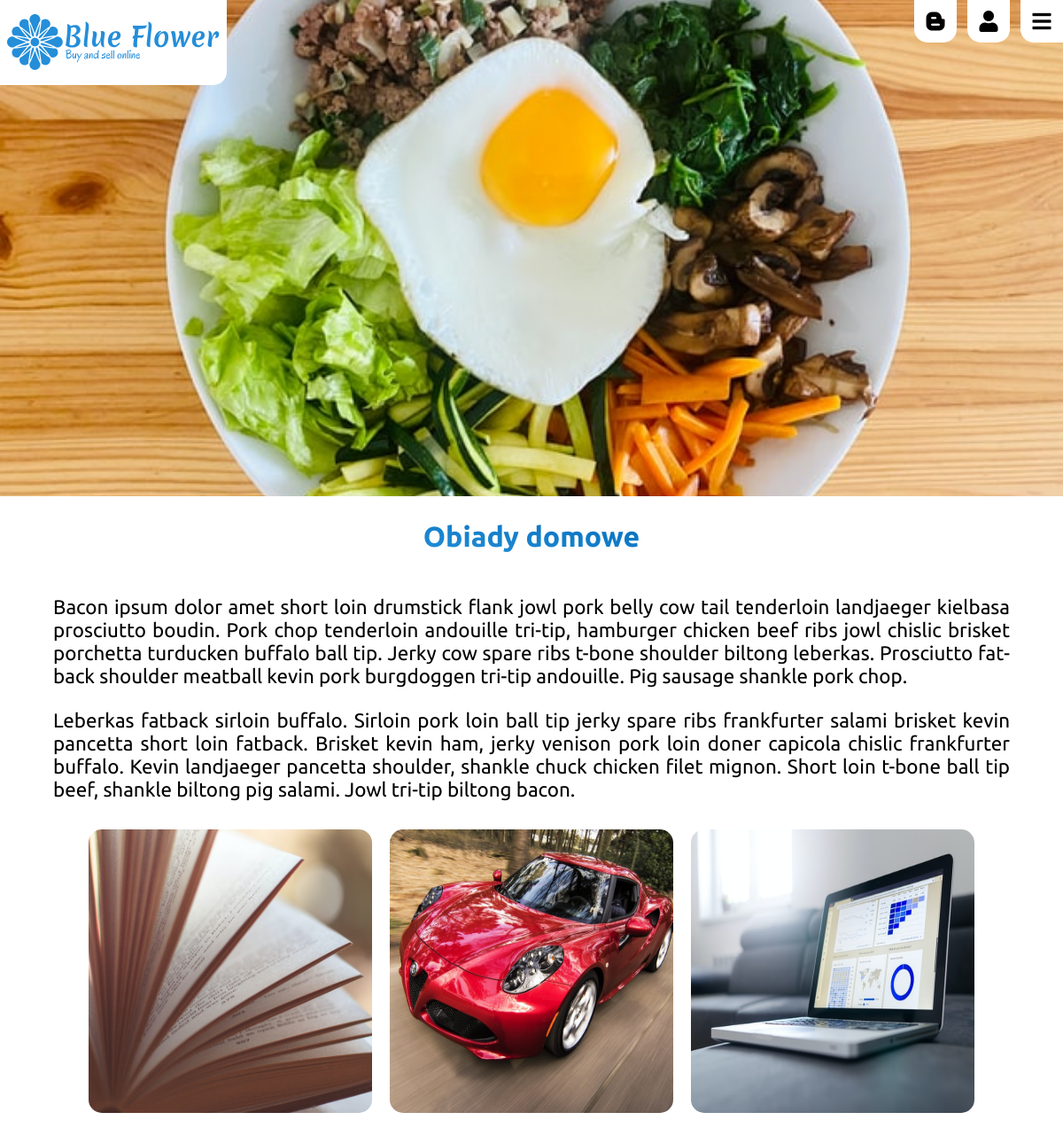
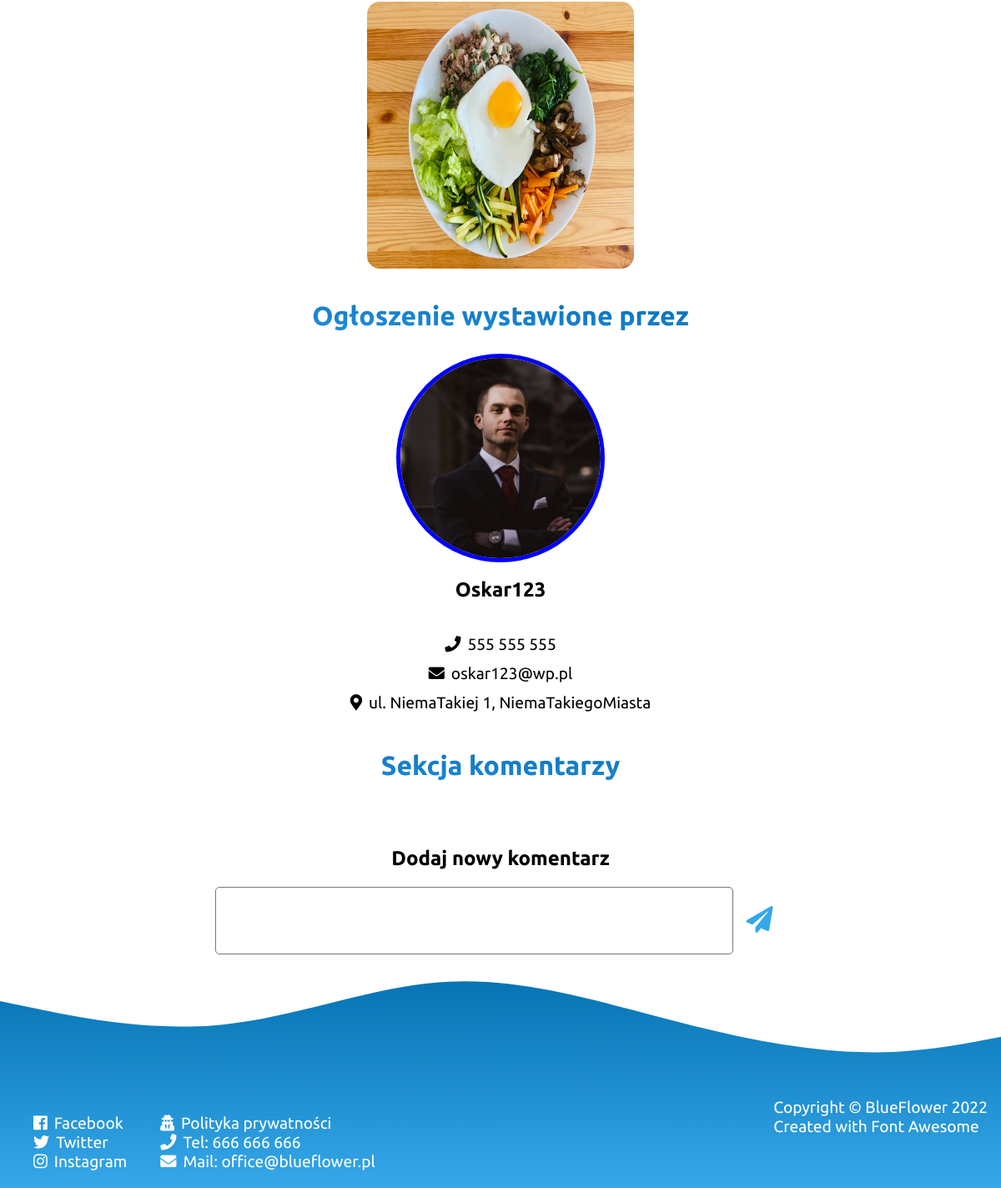
Page /item.php?id=11 on the committed database (2 pictures, top to bottom).
### tables this page shows
CREATE TABLE `announcements` (
  `ann_id` int(64) NOT NULL,
  `ann_img_general` varchar(255) NOT NULL,
  `ann_title` text NOT NULL,
  `ann_desc` text NOT NULL,
  `ann_footer` text NOT NULL,
  `ann_type` varchar(255) NOT NULL,
  `ann_user` varchar(255) NOT NULL,
  `ann_images` text NOT NULL,
  `ann_dir` varchar(255) NOT NULL,
  `ann_payment` varchar(255) NOT NULL,
  `ann_active` varchar(255) NOT NULL,
  `ann_comments` text NOT NULL
);

CREATE TABLE `users` (
  `user_id` int(11) NOT NULL,
  `user_email` varchar(255) NOT NULL,
  `user_photo` varchar(255) NOT NULL,
  `user_desc` text NOT NULL,
  `user_contact` text NOT NULL,
  `user_password` varchar(255) NOT NULL,
  `user_uniq` varchar(255) NOT NULL,
  `user_name` varchar(255) NOT NULL,
  `user_payments` text NOT NULL,
  `user_comments` text NOT NULL
);

### models/dbconfig.php (called while the page is built, shortened)
<?php
class Database
{
    private $serverName = DB_HOST;
    private $user = DB_USER;
    private $pass = DB_PASSWORD;
    private $dbname = DB_NAME;
    private $stmt;
    private $handler;
    public function __construct()
    {
        $conn = 'mysql:host=' . $this->serverName . ';dbname=' . $this->dbname;
        try {
            $this->handler = new PDO($conn, $this->user, $this->pass);
        } catch (PDOException $e) {
            $this->errormsg = $e->getMessage();
            echo $this->errormsg;
        }
    }
    public function query($sql)
    {
        $this->stmt = $this->handler->prepare($sql);
    }
    public function bind($param, $value, $type = null)
    {
        if (is_null($type)) {
            switch (true) {
                default:
                    $type = PDO::PARAM_STR;
            }
        }
        $this->stmt->bindValue($param, $value, $type);
    }
    public function execute()
    {
        return $this->stmt->execute();
    }
    public function resultSet()
    {
        $this->execute();
        return $this->stmt->fetchAll(PDO::FETCH_OBJ);
    }
    public function single()
    {
        $this->execute();
        return $this->stmt->fetch(PDO::FETCH_OBJ);
    }
}

### models/Announcements.php (called while the page is built, shortened)
<?php
class Announcements
{
    private $db;
    public function __construct()
    {
        $this->db = new Database();
    }
    public function SelectAnnouncementById($id)
    {
        $this->db->query('SELECT * FROM announcements WHERE ann_id = :id');
        $this->db->bind(':id', $id);
        return $this->db->single();
    }
}

### models/Users.php (called while the page is built, shortened)
<?php
class User
{
    private $db;
    public function __construct()
    {
        $this->db = new Database();
    }
    public function SelectUserByUniq($id)
    {
        $this->db->query('SELECT user_id, user_photo, user_desc, user_contact, user_email, user_name FROM users WHERE user_uniq = :id');
        $this->db->bind(':id', $id);
        return $this->db->resultSet();
    }
}

### item.php (the view, shortened to what this page needs)
<?php include "./inc/head.php"; ?>
<?php include "./inc/nav.php"; ?>
<?php require "./models/dbconfig.php"; ?>
<?php require "./models/Announcements.php"; ?>
<?php require "./models/Users.php"; ?>
<?php
if ($_GET['id']) {
    $ann_id = $_GET['id'];
} else {
    header('Location: index.php');
}
$ann = new Announcements();
$user = new User();
$data = $ann->SelectAnnouncementById($ann_id);
$u = $user->SelectUserByUniq($data->ann_user);
$userData = $u[0];
$user_contact = json_decode($userData->user_contact);
$images = json_decode($data->ann_images);
?>
<header class="Item-banner">
    <img src="./img/users/<?php echo $data->ann_user; ?>/<?php echo $data->ann_dir; ?>/<?php echo $data->ann_img_general; ?>" alt="item-image" />
</header>
<article class="Item-desc">
    <div class="Item-desc-article">
        <h1 class="header-style"><?php echo $data->ann_title; ?></h1>
        <div class="Item-desc-article-text">
            <?php echo $data->ann_desc; ?>
        </div>
    </div>
    <div class="Item-desc-photos">
        <?php if (!empty($images)) : ?>
            <?php foreach ($images as $i) : ?>
                <div class="Item-desc-photos-item">
                    <img src="./img/users/<?php echo $data->ann_user; ?>/<?php echo $data->ann_dir; ?>/images/<?php echo $i; ?>" alt="gallery-photo" />
                </div>
            <?php endforeach; ?>
        <?php endif; ?>
    </div>
    <div class="Item-desc-person">
        <h1 class="header-style">Ogłoszenie wystawione przez</h1>
        <div class="Item-desc-person-img">
            <?php if ($userData->user_photo) : ?>
                <img src="./img/users/<?php echo $data->ann_user; ?>/<?php echo $userData->user_photo; ?>" alt="user-img" />
            <?php elseif ($userData->user_photo != '') : ?>
                <img src="./img/users/default.jpg" alt="user-img" />
            <?php endif; ?>
        </div>
        <h2 class="Item-desc-person-name"><?php echo $userData->user_name; ?></h2>
        <div class="Item-desc-person-contact">
            <ul>
                <li><i class="fas fa-phone"></i><?php echo $user_contact->tel; ?></li>
                <li><i class="fas fa-envelope"></i><?php echo $userData->user_email; ?></li>
                <li><i class="fas fa-map-marker-alt"></i><?php echo $user_contact->address; ?></li>
            </ul>
        </div>
    </div>
    <div class="Item-desc-comments">
        <h2 class="header-style Item-desc-comments-header">Sekcja komentarzy</h2>
        <div class="Item-desc-comments-form">
            <h2>Dodaj nowy komentarz</h2>
            <form class="AddCommentInputForm">
                <textarea class="CommentMessage" rows="5" cols="75"></textarea>
                <button class="CommentSend"><i class="fas fa-paper-plane"></i></button>
            </form>
        </div>
    </div>
</article>
<?php include "./inc/footer.php"; ?>
</body>
<?php include "./inc/scripts.php"; ?>

### inc/head.php (shortened to what this page needs)
<!DOCTYPE html>
<html lang="en">
<head>
    <link href="./css/styles.css" rel="stylesheet" type="text/css" />
    <link rel="stylesheet" href="https://use.fontawesome.com/releases/v5.0.7/css/all.css">
</head>

### inc/nav.php (shortened to what this page needs)
<nav class="PageNav">
    <svg class="LogoContainer">
        <use xlink:href="./img/BlueFlowerLogo.svg#FlowerLogo" />
    </svg>
    <div class="Menu">
        <a href="./blog.php" class="Menu-blog">
            <i class="fab fa-blogger-b"></i>
        </a>
        <a href="./login.php" class="Menu-account">
            <i class="fas fa-user"></i>
        </a>
        <div class="Menu-Button">
            <i class="fas fa-bars"></i>
        </div>
    </div>
</nav>

### inc/footer.php
<footer class="footer">
    <div class="footer-container">
        <div class="footer-container-media">
            <div>
                <ul>
                    <li><a href="https://pl-pl.facebook.com/"><i class="fab fa-facebook"></i>Facebook</a></li>
                    <li><a href="https://twitter.com/?lang=pl"><i class="fab fa-twitter"></i>Twitter</a></li>
                    <li><a href="https://www.instagram.com/"><i class="fab fa-instagram"></i>Instagram</a></li>
                </ul>
            </div>
            <div>
                <ul>
                    <li><a href="./privacy.php"><i class="fas fa-user-secret"></i>Polityka prywatności</a></li>
                    <li><i class="fas fa-phone"></i>Tel: 666 666 666</li>
                    <li><i class="fas fa-envelope"></i>Mail: office@blueflower.pl</li>
                </ul>
            </div>
        </div>
        <div class="footer-container-copy">
            <div>Copyright &copy; BlueFlower <span>2022</span></div>
            <div>Created with Font Awesome</div>
        </div>
    </div>
</footer>

### inc/scripts.php (shortened to what this page needs)
</html>

### css/styles.css (style rules this page uses)
.header-style { font-size:2rem;font-family:"Ubuntu";background:linear-gradient(to top right, #248ed9, #046fbb);width:max-content;-webkit-background-clip:text;-webkit-text-fill-color:transparent }
.footer { display:flex;flex-direction:column;height:17.5rem;background-image:url("../img/wave.svg");background-repeat:no-repeat;background-size:cover;position:relative }
.footer-container { display:flex;flex-direction:row;justify-content:space-between;margin:0;position:absolute;width:100%;bottom:0;left:0;color:white;font-size:1.2rem }
.footer-container-media { display:flex;flex-direction:row }
.footer-container-media>div>ul { list-style-type:none }
.footer-container-media>div>ul>li>i { margin-right:0.5rem }
.footer-container-media>div>ul>li>a { color:white;text-decoration:none }
.footer-container-media>div>ul>li>a>i { margin-right:0.5rem }
.footer-container-copy { margin-right:1rem;display:flex;flex-direction:column }
nav { display:flex;justify-content:space-between;position:fixed;width:100%;z-index:10000;pointer-events:none }
nav .LogoContainer { padding:0.5rem;width:15rem;height:5rem;background-color:white;border-radius:0px 0px 15px 0px;pointer-events:auto }
nav .Menu { display:flex }
nav .Menu-Button { border-radius:0px 0px 0px 15px;pointer-events:auto }
nav .Menu-blog { border-radius:0px 0px 15px 15px }
nav .Menu-account { border-radius:0px 0px 15px 15px }
nav .Menu>div { margin:0rem 0rem 0rem 0.75rem;padding:0.5rem;background-color:#fff;width:2rem;height:2rem;display:flex;align-items:center;justify-content:center;font-size:1.5rem;pointer-events:auto }
nav .Menu>a { margin:0rem 0rem 0rem 0.75rem;padding:0.5rem;background-color:#fff;width:2rem;height:2rem;display:flex;align-items:center;justify-content:center;font-size:1.5rem;pointer-events:auto;color:black;text-decoration:none }
.Item-banner { width:100%;height:70vh;display:flex;align-items:center;justify-content:center;overflow:hidden }
.Item-banner>img { width:100% }
.Item-desc { width:100%;display:flex;flex-direction:column;align-items:center;justify-content:center }
.Item-desc-comments { width:100%;display:flex;align-items:center;justify-content:center;flex-direction:column }
.Item-desc-comments-header { width:100%;display:flex;align-items:center;justify-content:center }
.Item-desc-comments-form { width:100%;margin-top:2rem;display:flex;align-items:center;justify-content:center;flex-direction:column }
.Item-desc-comments-form>form { display:flex;align-items:center;justify-content:center;width:100% }
.Item-desc-comments-form>form>textarea { resize:none;border-radius:5px }
.Item-desc-comments-form>form>button { padding:1rem;font-size:2rem;background:none;border:none;color:#36a7e9 }
.Item-desc-article { width:100%;display:flex;flex-direction:column;align-items:center;justify-content:center;font-size:1.4rem }
.Item-desc-article-text { width:90%;display:initial;text-align:justify }
.Item-desc-photos { width:90%;text-align:center }
.Item-desc-photos-item { display:inline-block;width:20rem;height:20rem;margin:.5rem;border-radius:15px;overflow:hidden;transition:all .5s ease-in-out }
.Item-desc-photos-item>img { width:100%;height:100% }
.Item-desc-person { display:flex;align-items:center;justify-content:center;flex-direction:column }
.Item-desc-person-img { width:15rem;height:15rem;border-radius:50%;overflow:hidden;border:5px solid blue }
.Item-desc-person-img>img { width:100%;height:100% }
.Item-desc-person-contact { font-size:1.2rem }
.Item-desc-person-contact>ul { list-style-type:none;padding:0rem }
.Item-desc-person-contact>ul>li { text-align:center;margin:.75rem 0rem }
.Item-desc-person-contact>ul>li>i { margin-right:.5rem }

### rows in the picture
announcements: ann_user+ann_dir+ann_img_general (picture), ann_title "Obiady domowe", ann_desc "Bacon ipsum dolor amet short loin drumstick flank jowl pork belly cow tail tenderloin landjaeger kielbasa prosciutto boudin. Pork chop tenderloin andouille tri-tip, hamburger chicken beef ribs jowl chislic brisket porchetta turducken buffalo ball tip. Jerky cow spare ribs t-bone shoulder biltong leberkas. Prosciutto fatback shoulder meatball kevin pork burgdoggen tri-tip andouille. Pig sausage shankle pork chop. Leberkas fatback sirloin buffalo. Sirloin pork loin ball tip jerky spare ribs frankfurter salami brisket kevin pancetta short loin fatback. Brisket kevin ham, jerky venison pork loin doner capicola chislic frankfurter buffalo. Kevin landjaeger pancetta shoulder, shankle chuck…", ann_user+ann_dir (picture), ann_user.user_photo (picture)
users: user_name "Oskar123", user_email "oskar123@wp.pl"

### other values in the picture
$user_contact->tel "555 555 555"
$user_contact->address "ul. NiemaTakiej 1, NiemaTakiegoMiasta"
